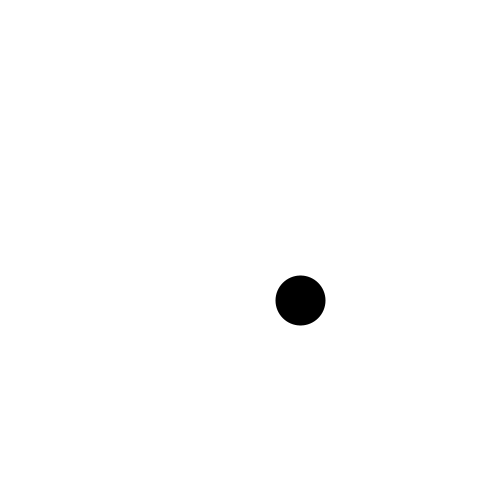
Frame 1 (no input)
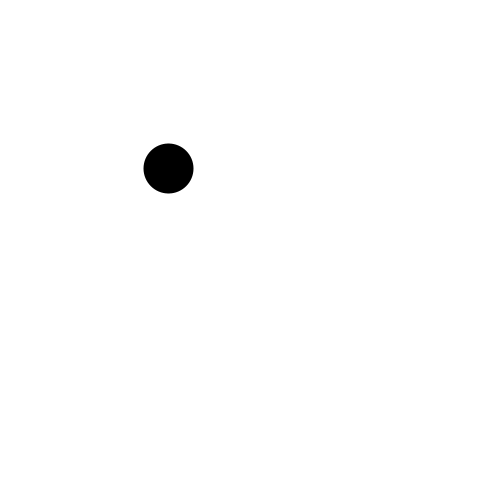
Frame 60 (the mouse pressed at the canvas centre just before this capture)
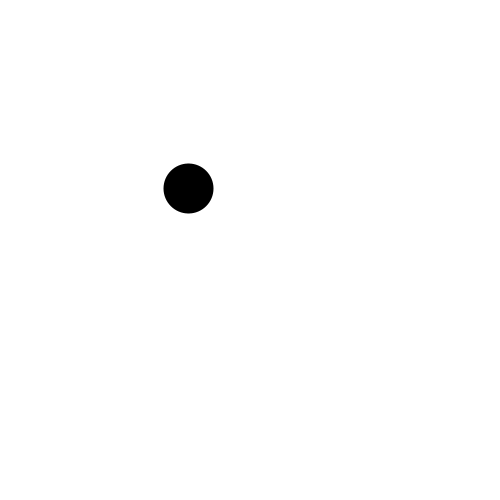
Frame 120 (the mouse held since frame 60 and released just before this capture)

The Processing sketch that drew these frames (run headless with seeded random() and noise(); from frame 60 on, the mouse is pressed at the canvas centre):

// Processing sketch: e12_random_vs_natura
// ── e12_random_vs_natura.pde

void setup()
{
  size(500, 500);
  strokeWeight(50);
  stroke(0);
}

void draw()
{
  background(255);
  //point(random(width), random(height));
  point(width*noise(frameRate), height*noise(frameRate));
}
